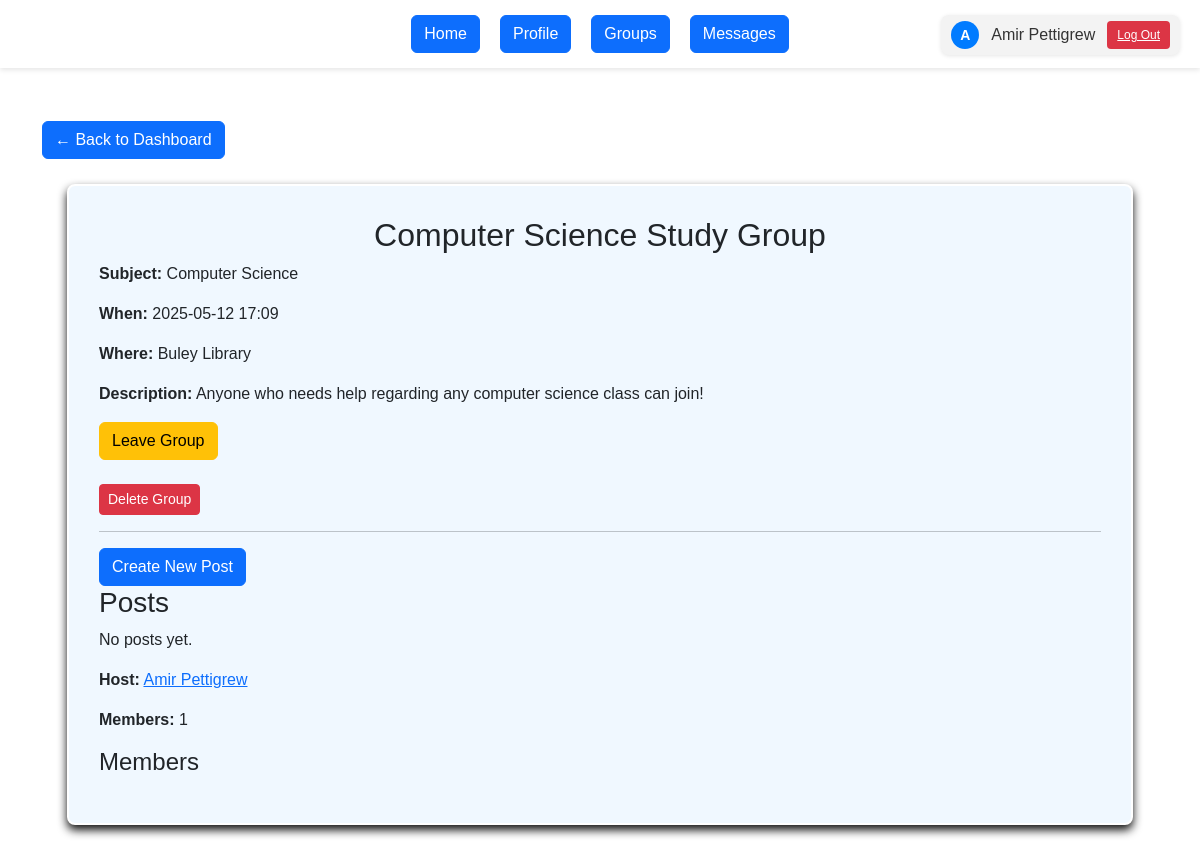
/groups/2 (signed in), run on an earlier commit of the app's database.
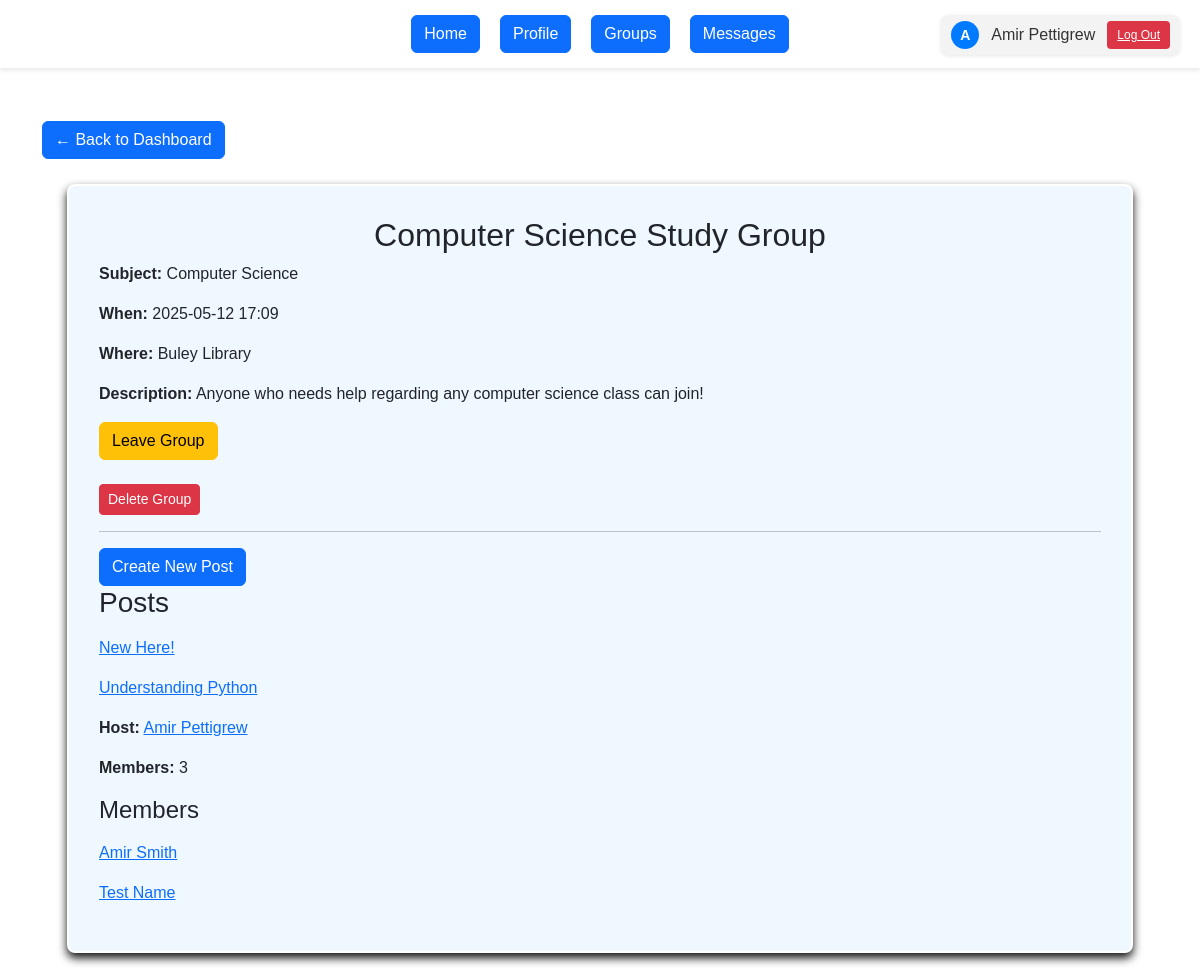
And on a later commit of the database.
### app/models/models.py (models this page shows)
class Forum(db.Model):
    __tablename__ = 'forums'
    id = db.Column(db.Integer, primary_key=True)
    study_group_id = db.Column(db.Integer, db.ForeignKey('study_groups.id'), nullable=False)
    title = db.Column(db.String(150), nullable=False)
    created_by_id = db.Column(db.Integer, db.ForeignKey('users.id'), nullable=False)
    created_at = db.Column(db.DateTime, default=datetime.utcnow)
    messages = db.relationship('ThreadMessage', backref='thread', lazy=True, cascade='all, delete-orphan')

class Membership(db.Model):
    __tablename__ = 'memberships'
    id = db.Column(db.Integer, primary_key=True)
    user_id = db.Column(db.Integer, db.ForeignKey('users.id'), nullable=False)
    study_group_id = db.Column(db.Integer, db.ForeignKey('study_groups.id'), nullable=False)
    role = db.Column(db.String(50), default='member')
    joined_at = db.Column(db.DateTime, default=datetime.utcnow)

class User(UserMixin, db.Model):
    __tablename__ = 'users'
    id = db.Column(db.Integer, primary_key=True)
    southern_email = db.Column(db.String(120), unique=True, nullable=False)
    name = db.Column(db.String(100), nullable=False)
    password_hash = db.Column(db.String(128), nullable=False)
    created_at = db.Column(db.DateTime, default=datetime.utcnow)
    groups = db.relationship('StudyGroup', backref='creator', lazy=True)
    memberships = db.relationship('Membership', backref='user', lazy=True)
    forums = db.relationship('Forum', backref='forum_creator', lazy=True)
    sent_messages = db.relationship('Message', foreign_keys='Message.sender_id', backref='sender', lazy=True)
    received_messages = db.relationship('Message', foreign_keys='Message.receiver_id', backref='receiver', lazy=True)
    thread_posts = db.relationship('ThreadMessage', foreign_keys='ThreadMessage.author_id', backref='author', lazy=True)

### app/routes/main.py (the view)
@main_bp.route('/groups/<int:group_id>')
@login_required
def view_group(group_id):
    group = StudyGroup.query.get_or_404(group_id)
    membership = Membership.query.filter_by(
        user_id=current_user.id,
        study_group_id=group.id
    ).first()
    is_member = membership is not None
    unread_count = Message.query.filter_by(receiver_id=current_user.id, is_read=False).count()
    return render_template('view_group.html',
                           group=group, is_member=is_member,
                           unread_count=unread_count)

### app/__init__.py (called while the page is built)
def create_app(config_object=DevelopmentConfig):
    app = Flask(__name__, instance_relative_config=True)
    app.config.from_object(config_object)
    db.init_app(app)
    login_manager.init_app(app)
    @login_manager.user_loader
    def load_user(user_id):
        from app.models.models import User
        return User.query.get(int(user_id))
    from app.routes.auth import auth_bp
    from app.routes.main import main_bp
    app.register_blueprint(auth_bp)
    app.register_blueprint(main_bp)
    from app.routes.threads import threads_bp
    app.register_blueprint(threads_bp)
    @app.route('/')
    def root():
        return redirect(url_for('auth.login'))
    with app.app_context():
        db.create_all()
    return app

### app/templates/view_group.html (shortened to what this page needs)
{% extends "base.html" %}
{% block content %}
<link rel="stylesheet" href="{{ url_for('static', filename='dashboard_styles.css') }}">
  <div class="page-header">
    <a href="{{ url_for('main.dashboard') }}" class="btn btn-primary">← Back to Dashboard</a>
  </div>
  <div class="group-layout" style="padding: 30px; max-height: 1000px; overflow-y: auto; margin: 25px; border: 2px solid rgb(255, 255, 255); border-radius: 8px; background-color: aliceblue; box-shadow: #111 0px 5px 10px;">
    <section class="group-main">
      <h2>{{ group.name }}</h2>
      <div class="group_details">
        <p><strong>Subject:</strong> {{ group.subject }}</p>
        <p><strong>When:</strong> {{ group.meet_time.strftime('%Y-%m-%d %H:%M') }}</p>
        <p><strong>Where:</strong> {{ group.location }}</p>
        <p><strong>Description:</strong> {{ group.description }}</p>
      </div>
      <div class="group-actions">
        {% if is_member %}
          <form method="POST" action="{{ url_for('main.leave_group', group_id=group.id) }}">
            <button class="btn btn-warning">Leave Group</button>
          </form>
          <br>
          <form method="POST" action="{{ url_for('main.delete_group', group_id=group.id) }}">
            <button type="submit" class="btn btn-danger btn-sm">Delete Group</button>
          </form>
        {% else %}
          <form method="POST" action="{{ url_for('main.join_group', group_id=group.id) }}">
            <button class="btn btn-success">Join Group</button>
          </form>
        {% endif %}
      </div>
      {% if is_member %}
        <hr>
        <div class="forum-section">
          <a href="{{ url_for('threads.new_thread', group_id=group.id) }}">
            <button class="btn btn-primary">Create New Post</button>
          </a>
          <h3>Posts</h3>
          {% if group.forums %}
            <p class="post-list">
              {% for thread in group.forums %}
                <p>
                  <a href="{{ url_for('threads.view_thread', group_id=group.id, thread_id=thread.id) }}" class="post-pnk">
                    {{ thread.title }}
                  </a>
                </p>
              {% endfor %}
            </p>
          {% else %}
            <p class="muted">No posts yet.</p>
          {% endif %}
        </div>
      {% else %}
        <p class="muted"><em>Join this group to view and start posts.</em></p>
      {% endif %}
    </section>
    <aside class="group-sidebar">
      <p><strong>Host:</strong>
        <a href="{{ url_for('main.profile_view', user_id=group.creator.id, group_id=group.id) }}">
          {{ group.creator.name }}
        </a>
      </p>
      <p><strong>Members:</strong> {{ group.memberships|length }}</p>
      <h4>Members</h4>
      <p class="member-list">
        {% for m in group.memberships %}
          {% if m.user.id != group.creator.id %}
            <p>
              <a href="{{ url_for('main.profile_view', user_id=m.user.id, group_id=group.id) }}">
                {{ m.user.name }}
              </a>
            </p>
          {% endif %}
        {% endfor %}
      </p>
    </aside>
  </div>
{% endblock %}

What changed in the data, as far as the page shows it:
added Forum: title "New Here!"
added Forum: title "Understanding Python"
added Membership: user.name "Amir Smith"
added Membership: user.name "Test Name"
Also different on the page:
{{ group.memberships|length }}: "1" → "3"
text no longer shown: "No posts yet."
